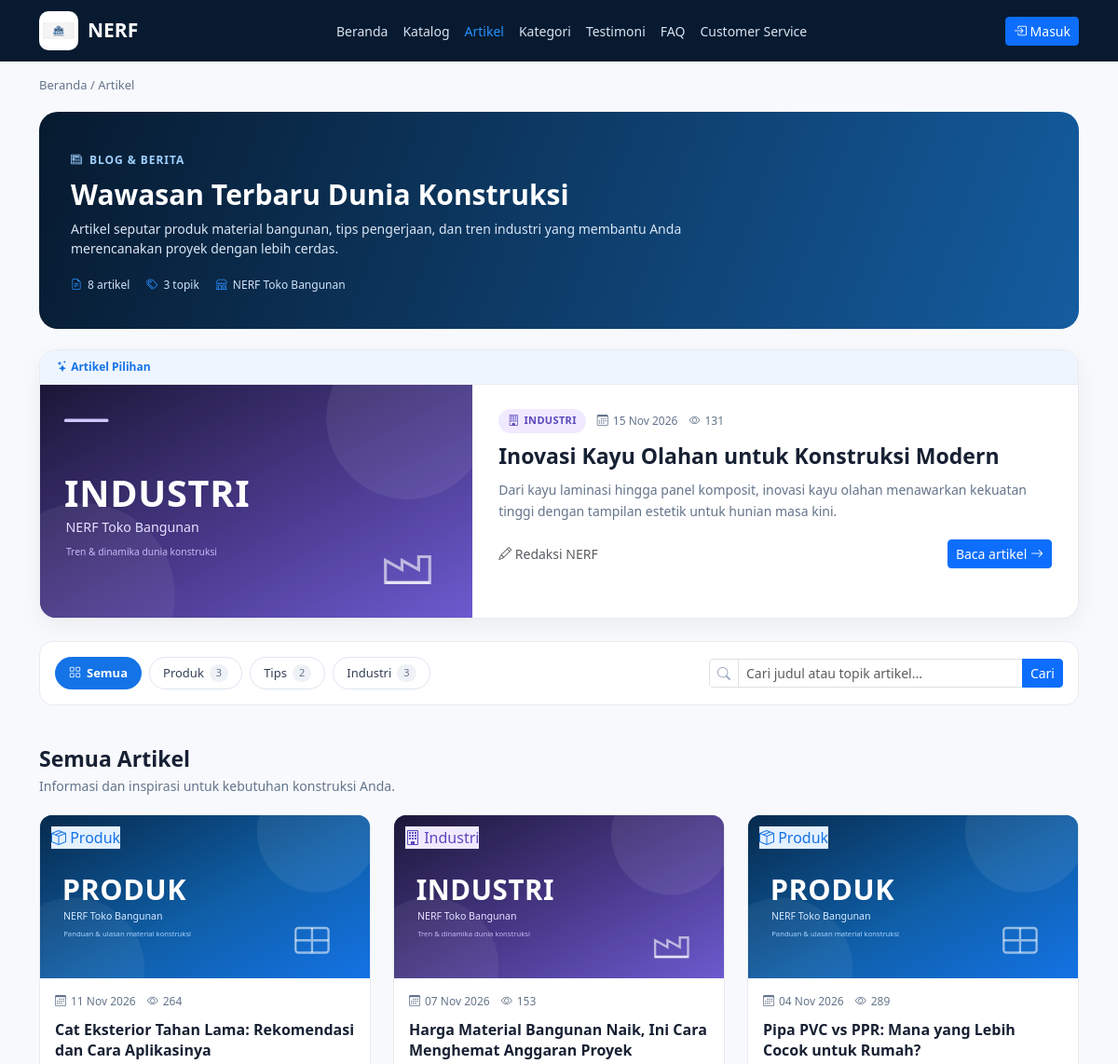
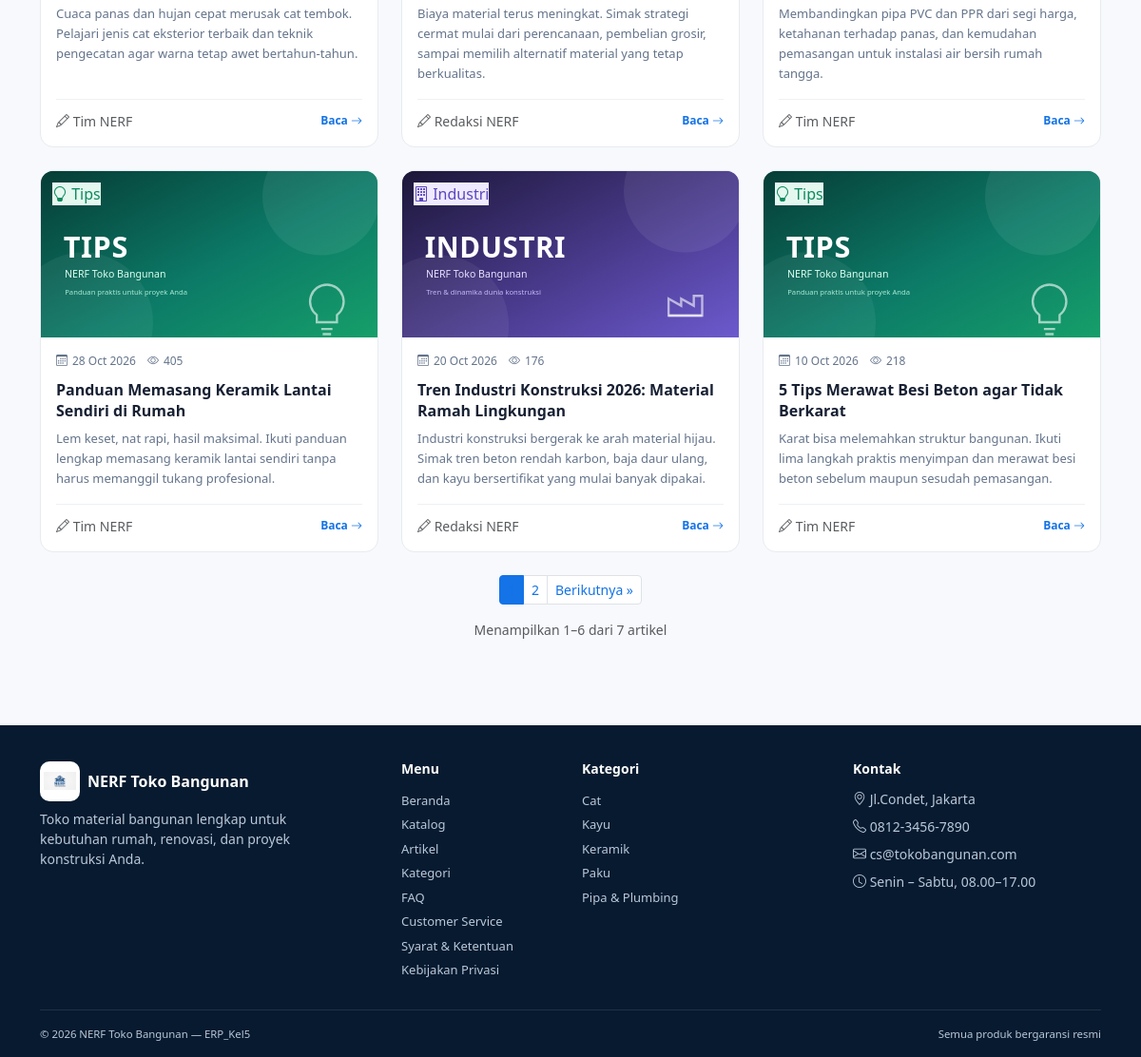
Screenshot of /blog.php with the database file from the repository (2 pictures, top to bottom).
### tables this page shows
CREATE TABLE `artikel` (
  `id_artikel` int NOT NULL AUTO_INCREMENT,
  `judul` varchar(200) NOT NULL,
  `slug` varchar(220) NOT NULL,
  `kategori` varchar(40) NOT NULL DEFAULT 'Produk',
  `ringkasan` text NOT NULL,
  `isi` longtext NOT NULL,
  `gambar` varchar(255) DEFAULT NULL,
  `penulis` varchar(100) NOT NULL DEFAULT 'Admin NERF',
  `dibaca` int NOT NULL DEFAULT '0',
  `status` enum('Terbit','Draft') NOT NULL DEFAULT 'Terbit',
  `dibuat_pada` datetime NOT NULL DEFAULT CURRENT_TIMESTAMP,
  `diterbitkan_pada` datetime DEFAULT NULL,
  PRIMARY KEY (`id_artikel`),
  UNIQUE KEY `slug` (`slug`),
  KEY `kategori` (`kategori`),
  KEY `status` (`status`)
);

CREATE TABLE `kategori` (
  `id_kategori` int NOT NULL AUTO_INCREMENT,
  `nama_kategori` varchar(100) NOT NULL,
  `deskripsi` text,
  `gambar` varchar(255) DEFAULT NULL,
  `status` enum('Aktif','Nonaktif') DEFAULT 'Aktif',
  `dibuat_pada` timestamp NOT NULL DEFAULT CURRENT_TIMESTAMP,
  PRIMARY KEY (`id_kategori`)
);

### config/fungsi/url.php (called while the page is built, shortened)
<?php
function base_url(): string
{
    static $base = null;
    if ($base !== null) {
        return $base;
    }
    $dir = str_replace('\\', '/', dirname(str_replace('\\', '/', $_SERVER['SCRIPT_NAME'] ?? '/')));
    $dir = ($dir === '/' || $dir === '.') ? '' : rtrim($dir, '/');
    $base = $dir;
    return $base;
}
function root_url(string $file = ''): string
{
    return (base_url() ?: '') . '/' . ltrim($file, '/');
}
function img_url(string $file): string
{
    $path = __DIR__ . '/../../' . ltrim($file, '/');
    $v    = is_file($path) ? filemtime($path) : 0;
    return root_url($file) . '?v=' . $v;
}
function aset_url(string $file): string
{
    $path = __DIR__ . '/../../assets/' . ltrim($file, '/');
    $v    = is_file($path) ? filemtime($path) : 0;
    return root_url('assets/' . ltrim($file, '/')) . '?v=' . $v;
}

### config/fungsi/analitik.php (called while the page is built, shortened)
<?php
function kunjungan_halaman(): string
{
    $uri   = (string)($_SERVER['REQUEST_URI'] ?? '/');
    $path  = parse_url($uri, PHP_URL_PATH) ?: '/';
    $query = (string)(parse_url($uri, PHP_URL_QUERY) ?? '');
    $base = function_exists('base_url') ? base_url() : '';
    $halaman = $path . ($query !== '' ? '?' . $query : '');
    return mb_substr($halaman, 0, 150);
}

### config/artikel-query.php (called while the page is built, shortened)
<?php
$db       = db_opsional();
$db_aktif = $db instanceof mysqli;
$tabel_artikel = false;
if ($db_aktif) {
    $tabel_artikel = $db->query("SHOW TABLES LIKE 'artikel'")->num_rows > 0;
}
$kategori    = trim($_GET['kategori'] ?? '');
$cari        = trim($_GET['cari'] ?? '');
$halaman     = max(1, (int)($_GET['halaman'] ?? 1));
$per_halaman = 6;
function artikel_tanggal(?string $tanggal): string
{
    return $tanggal ? date('d M Y', strtotime($tanggal)) : '-';
}
function artikel_gaya(string $kategori): array
{
    switch ($kategori) {
        case 'Industri':
            return ['warna' => 'ungu', 'ikon' => 'bi-building'];
        case 'Tips':
            return ['warna' => 'hijau', 'ikon' => 'bi-lightbulb'];
        default:
            return ['warna' => 'biru', 'ikon' => 'bi-box-seam'];
    }
}
if ($tabel_artikel) {
    $where = ["status = 'Terbit'"];
    $types = '';
    $nilai = [];
    if ($kategori === '' && $cari === '') {
        $unggulan = $db->query(
            "SELECT * FROM artikel WHERE status = 'Terbit'
             ORDER BY diterbitkan_pada DESC, id_artikel DESC LIMIT 1"
        )->fetch_assoc() ?: null;
        if ($unggulan) {
            $where[] = 'id_artikel <> ?';
            $types  .= 'i';
            $nilai[] = (int)$unggulan['id_artikel'];
        }
    }
    $sql_where = implode(' AND ', $where);
    $stmt = $db->prepare("SELECT COUNT(*) AS c FROM artikel WHERE $sql_where");
    if ($types !== '') {
        $stmt->bind_param($types, ...$nilai);
    }
    $stmt->execute();
    $total = (int)$stmt->get_result()->fetch_assoc()['c'];
    $total_halaman = max(1, (int)ceil($total / $per_halaman));
    $halaman       = min($halaman, $total_halaman);
    $offset        = ($halaman - 1) * $per_halaman;
    $stmt = $db->prepare(
        "SELECT id_artikel, judul, slug, kategori, ringkasan, gambar, penulis, dibaca, diterbitkan_pada
         FROM artikel WHERE $sql_where
         ORDER BY diterbitkan_pada DESC, id_artikel DESC
         LIMIT ? OFFSET ?"
    );
    $stmt->bind_param($types . 'ii', ...array_merge($nilai, [$per_halaman, $offset]));
    $stmt->execute();
    $daftar_artikel = $stmt->get_result()->fetch_all(MYSQLI_ASSOC);
}
if ($db_aktif) {
    $footer_kategori = $db->query(
        "SELECT id_kategori, nama_kategori FROM kategori
         WHERE status = 'Aktif' ORDER BY nama_kategori"
    )->fetch_all(MYSQLI_ASSOC);
}

### config/fungsi/teks.php (called while the page is built, shortened)
<?php
function e($value): string
{
    return htmlspecialchars((string)($value ?? ''), ENT_QUOTES, 'UTF-8');
}

### partial/blog/kartu.php (the view)
<?php
$gaya  = artikel_gaya($a['kategori']);
$link  = 'artikel.php?slug=' . urlencode($a['slug']);
$kecil = $kecil ?? false;
?>
<article class="artikel-card<?= $kecil ? ' kartu-kecil' : '' ?>">
    <a href="<?= e($link) ?>" class="artikel-cover cover-<?= $gaya['warna'] ?>">
        <img src="<?= e(img_url($a['gambar'])) ?>" alt="Sampul artikel <?= e($a['judul']) ?>">
        <span class="cover-kategori badge-<?= $gaya['warna'] ?>">
            <i class="bi <?= $gaya['ikon'] ?>"></i> <?= e($a['kategori']) ?>
        </span>
    </a>
    <div class="artikel-isi">
        <div class="artikel-meta">
            <span><i class="bi bi-calendar3"></i> <?= e(artikel_tanggal($a['diterbitkan_pada'])) ?></span>
            <span><i class="bi bi-eye"></i> <?= (int)$a['dibaca'] ?></span>
        </div>
        <h3><a href="<?= e($link) ?>"><?= e($a['judul']) ?></a></h3>
        <p><?= e($a['ringkasan']) ?></p>
        <div class="artikel-bawah">
            <span class="small text-muted"><i class="bi bi-pencil"></i> <?= e($a['penulis']) ?></span>
            <a href="<?= e($link) ?>">Baca <i class="bi bi-arrow-right"></i></a>
        </div>
    </div>
</article>

### blog.php (shortened to what this page needs)
<?php
require_once __DIR__ . '/config/artikel-query.php';
?>
<!DOCTYPE html>
<html lang="id">
<head>
    <link href="https://cdn.jsdelivr.net/npm/bootstrap@5.3.3/dist/css/bootstrap.min.css" rel="stylesheet">
    <link href="https://cdn.jsdelivr.net/npm/bootstrap-icons@1.11.3/font/bootstrap-icons.css" rel="stylesheet">
    <link href="<?= aset_url('css/toko.css') ?>" rel="stylesheet">
    <link href="<?= aset_url('css/blog.css') ?>" rel="stylesheet">
</head>
<body>
<?php include __DIR__ . '/layout/navbar.php'; ?>
<div class="container">
    <?php include __DIR__ . '/partial/blog/kepala.php'; ?>
    <?php if ($unggulan): ?>
        <?php include __DIR__ . '/partial/blog/unggulan.php'; ?>
    <?php endif; ?>
    <?php include __DIR__ . '/partial/blog/filter.php'; ?>
    <div class="section-title">
        <div>
            <h2><?= $kategori !== '' ? 'Artikel ' . e($kategori) : 'Semua Artikel' ?></h2>
            <p>
                <?php if ($cari !== ''): ?>
                    Hasil pencarian untuk <strong>&ldquo;<?= e($cari) ?>&rdquo;</strong> &middot; <?= $total ?> artikel
                <?php else: ?>
                    Informasi dan inspirasi untuk kebutuhan konstruksi Anda.
                <?php endif; ?>
            </p>
        </div>
    </div>
    <?php if (!$daftar_artikel): ?>
        <div class="blog-kosong">
            <i class="bi bi-file-earmark-x"></i>
            <h5>Belum ada artikel</h5>
            <p class="text-muted small mb-3">
                Tidak ditemukan artikel yang cocok. Coba kata kunci lain atau lihat semua artikel.
            </p>
            <a href="blog.php" class="btn btn-primary btn-sm">Lihat semua artikel</a>
        </div>
    <?php else: ?>
        <div class="row g-4">
            <?php foreach ($daftar_artikel as $a): ?>
                <div class="col-md-6 col-lg-4">
                    <?php include __DIR__ . '/partial/blog/kartu.php'; ?>
                </div>
            <?php endforeach; ?>
        </div>
        <?php include __DIR__ . '/partial/blog/paginasi.php'; ?>
    <?php endif; ?>
    <div style="height:40px"></div>
</div>
<?php include __DIR__ . '/layout/footer.php'; ?>

### partial/blog/unggulan.php
<?php
$gaya = artikel_gaya($unggulan['kategori']);
$link = 'artikel.php?slug=' . urlencode($unggulan['slug']);
?>
<section class="artikel-unggulan">
    <div class="unggulan-label"><i class="bi bi-stars"></i> Artikel Pilihan</div>
    <div class="row g-0 align-items-stretch">
        <div class="col-md-5">
            <a href="<?= e($link) ?>" class="unggulan-cover cover-<?= $gaya['warna'] ?>">
                <img src="<?= e(img_url($unggulan['gambar'])) ?>"
                     alt="Sampul artikel <?= e($unggulan['judul']) ?>">
            </a>
        </div>
        <div class="col-md-7">
            <div class="unggulan-isi">
                <div class="artikel-meta">
                    <span class="badak-kategori badge-<?= $gaya['warna'] ?>">
                        <i class="bi <?= $gaya['ikon'] ?>"></i> <?= e($unggulan['kategori']) ?>
                    </span>
                    <span><i class="bi bi-calendar3"></i> <?= e(artikel_tanggal($unggulan['diterbitkan_pada'])) ?></span>
                    <span><i class="bi bi-eye"></i> <?= (int)$unggulan['dibaca'] ?></span>
                </div>
                <h2><a href="<?= e($link) ?>"><?= e($unggulan['judul']) ?></a></h2>
                <p><?= e($unggulan['ringkasan']) ?></p>
                <div class="unggulan-bawah">
                    <span class="small text-muted"><i class="bi bi-pencil"></i> <?= e($unggulan['penulis']) ?></span>
                    <a href="<?= e($link) ?>" class="btn btn-primary btn-sm">
                        Baca artikel <i class="bi bi-arrow-right"></i>
                    </a>
                </div>
            </div>
        </div>
    </div>
</section>

### layout/footer.php (shortened to what this page needs)
<?php
$footer_kategori = $footer_kategori ?? [];
?>
<footer>
    <div class="container">
        <div class="row g-4">
            <div class="col-md-4">
                <div class="d-flex align-items-center gap-2 mb-2">
                    <div class="logo-box">
                        <img src="<?= img_url('TokoLogo.png') ?>" alt="" onerror="this.remove()">
                    </div>
                    <strong class="text-white">NERF Toko Bangunan</strong>
                </div>
                <p class="small mb-0" style="max-width:320px">
                    Toko material bangunan lengkap untuk kebutuhan rumah, renovasi,
                    dan proyek konstruksi Anda.
                </p>
            </div>
            <div class="col-6 col-md-2">
                <h6>Menu</h6>
                <a href="beranda.php">Beranda</a>
                <a href="katalog.php">Katalog</a>
                <a href="blog.php">Artikel</a>
                <a href="beranda.php#kategori">Kategori</a>
                <a href="beranda.php#faq">FAQ</a>
                <a href="customer-service.php">Customer Service</a>
                <a href="syarat-ketentuan.php">Syarat &amp; Ketentuan</a>
                <a href="kebijakan-privasi.php">Kebijakan Privasi</a>
            </div>
            <div class="col-6 col-md-3">
                <h6>Kategori</h6>
                <?php foreach (array_slice($footer_kategori, 0, 5) as $k): ?>
                    <a href="katalog.php?kategori=<?= (int)$k['id_kategori'] ?>"><?= e($k['nama_kategori']) ?></a>
                <?php endforeach; ?>
            </div>
            <div class="col-md-3">
                <h6>Kontak</h6>
                <div class="small">
                    <div class="mb-2"><i class="bi bi-geo-alt"></i> Jl.Condet, Jakarta</div>
                    <div class="mb-2"><i class="bi bi-telephone"></i> 0812-3456-7890</div>
                    <div class="mb-2"><i class="bi bi-envelope"></i> cs@tokobangunan.com</div>
                    <div><i class="bi bi-clock"></i> Senin &ndash; Sabtu, 08.00&ndash;17.00</div>
                </div>
            </div>
        </div>
        <div class="bawah d-flex justify-content-between flex-wrap gap-2">
            <small>&copy; <?= date('Y') ?> NERF Toko Bangunan &mdash; ERP_Kel5</small>
            <small>Semua produk bergaransi resmi</small>
        </div>
    </div>
</footer>
</body>
</html>

### rows the page displays
artikel: gambar (picture), kategori "INDUSTRI", diterbitkan_pada "15 Nov 2026", dibaca "131", judul "Inovasi Kayu Olahan untuk Konstruksi Modern", ringkasan "Dari kayu laminasi hingga panel komposit, inovasi kayu olahan menawarkan kekuatan tinggi dengan tampilan estetik untuk hunian masa kini.", penulis "Redaksi NERF"
artikel: gambar (picture), kategori "Produk", diterbitkan_pada "11 Nov 2026", dibaca "264", judul "Cat Eksterior Tahan Lama: Rekomendasi dan Cara Aplikasinya", ringkasan "Cuaca panas dan hujan cepat merusak cat tembok. Pelajari jenis cat eksterior terbaik dan teknik pengecatan agar warna tetap awet bertahun-tahun.", penulis "Tim NERF"
artikel: gambar (picture), kategori "Industri", diterbitkan_pada "07 Nov 2026", dibaca "153", judul "Harga Material Bangunan Naik, Ini Cara Menghemat Anggaran Proyek", ringkasan "Biaya material terus meningkat. Simak strategi cermat mulai dari perencanaan, pembelian grosir, sampai memilih alternatif material yang tetap berkualitas.", penulis "Redaksi NERF"
artikel: gambar (picture), kategori "Produk", diterbitkan_pada "04 Nov 2026", dibaca "289", judul "Pipa PVC vs PPR: Mana yang Lebih Cocok untuk Rumah?", ringkasan "Membandingkan pipa PVC dan PPR dari segi harga, ketahanan terhadap panas, dan kemudahan pemasangan untuk instalasi air bersih rumah tangga.", penulis "Tim NERF"
artikel: gambar (picture), kategori "Tips", diterbitkan_pada "28 Oct 2026", dibaca "405", judul "Panduan Memasang Keramik Lantai Sendiri di Rumah", ringkasan "Lem keset, nat rapi, hasil maksimal. Ikuti panduan lengkap memasang keramik lantai sendiri tanpa harus memanggil tukang profesional.", penulis "Tim NERF"
artikel: gambar (picture), kategori "Industri", diterbitkan_pada "20 Oct 2026", dibaca "176", judul "Tren Industri Konstruksi 2026: Material Ramah Lingkungan", ringkasan "Industri konstruksi bergerak ke arah material hijau. Simak tren beton rendah karbon, baja daur ulang, dan kayu bersertifikat yang mulai banyak dipakai.", penulis "Redaksi NERF"
artikel: gambar (picture), kategori "Tips", diterbitkan_pada "10 Oct 2026", dibaca "218", judul "5 Tips Merawat Besi Beton agar Tidak Berkarat", ringkasan "Karat bisa melemahkan struktur bangunan. Ikuti lima langkah praktis menyimpan dan merawat besi beton sebelum maupun sesudah pemasangan.", penulis "Tim NERF"
kategori: nama_kategori "Cat"
kategori: nama_kategori "Kayu"
kategori: nama_kategori "Keramik"
kategori: nama_kategori "Paku"
kategori: nama_kategori "Pipa & Plumbing"

### other values shown
$m['Label'] "Beranda"
$m['Label'] "Katalog"
$m['Label'] "Artikel"
$m['Label'] "Kategori"
$m['Label'] "Testimoni"
$m['Label'] "FAQ"
$m['Label'] "Customer Service"
$jumlah_artikel "8"
count($daftar_kategori) "3"
$k['kategori'] "Produk"
$k['jml'] "3"
$k['kategori'] "Tips"
$k['jml'] "2"
$k['kategori'] "Industri"
$offset + 1 "1"
